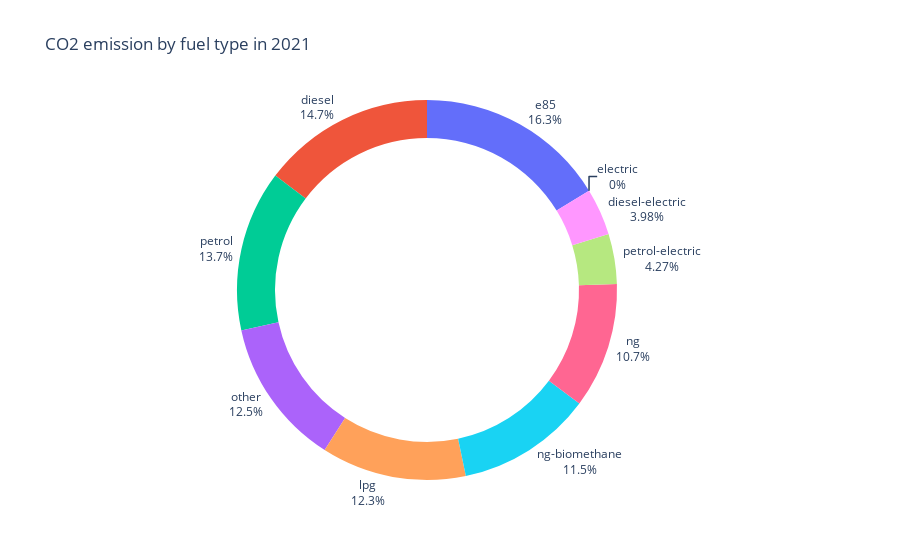

Notebook code for this chart:
### Code cell
# Plot pie chart with average CO2 emission per fuel type.
fig = px.pie(ft_mean_emission,
    names=ft_mean_emission.index,
    values="Ewltp (g/km)",
    title="CO2 emission by fuel type in 2021",
    hole=0.8,
    labels={
        "Ewltp (g/km)": "CO2 emission WLTP (g/km)"
    },
)
fig.update_layout(showlegend=False)
fig.update_traces(textposition='outside', textinfo="label + percent")
fig.show()

### Figure 1 — Plotly figure (JSON) as saved in the notebook; plotly's stock layout.template omitted (floating-point values rounded to 4 significant figures)
{"data": [{"domain": {"x": [0, 1], "y": [0, 1]}, "hole": 0.8, "hovertemplate": "Ft=%{label}<br>CO2 emission WLTP (g/km)=%{value}<extra></extra>", "labels": ["diesel", "diesel-electric", "e85", "electric", "lpg", "ng", "ng-biomethane", "other", "petrol", "petrol-electric"], "legendgroup": "", "name": "", "showlegend": true, "textinfo": "label+percent", "textposition": "outside", "type": "pie", "values": [144.5, 39.11, 159.6, 0, 121.1, 104.9, 113.2, 123.1, 134.5, 41.88]}], "layout": {"legend": {"tracegroupgap": 0}, "showlegend": false, "title": {"text": "CO2 emission by fuel type in 2021"}}}
